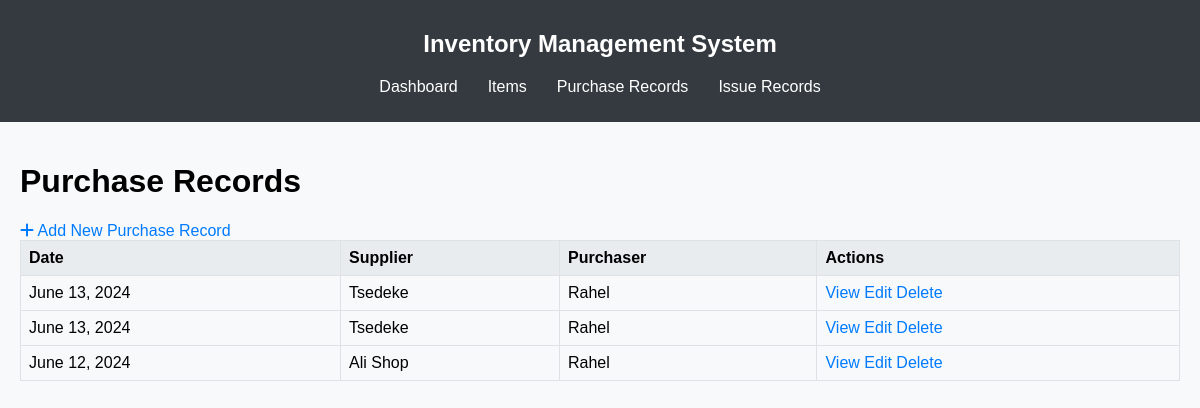
Page /purchase-records/ on the earlier database version.
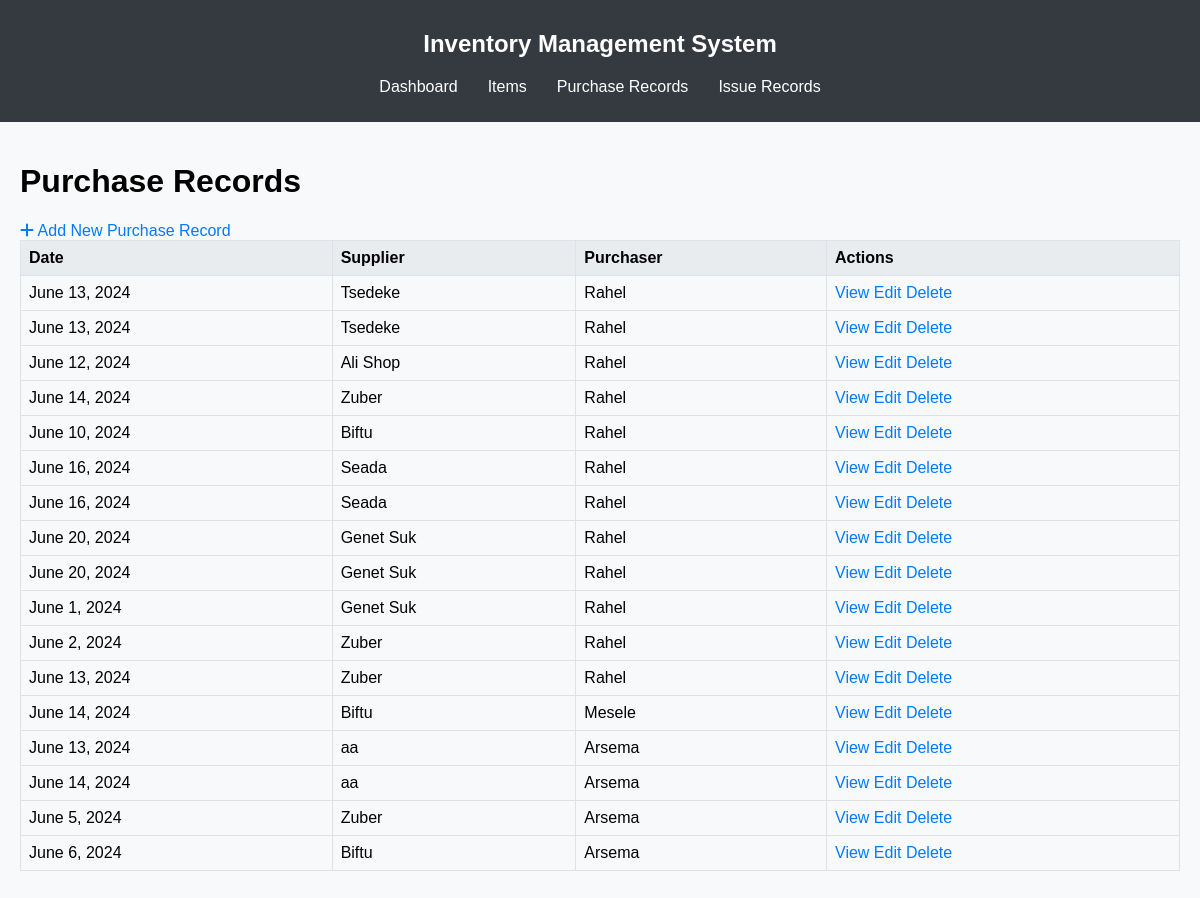
Same page on the later database version.
### store/models.py (models this page shows, shortened)
class PurchaseRecord(models.Model):
    date = models.DateField(default=timezone.now)
    supplier = models.CharField(max_length=255)
    purchaser = models.CharField(max_length=255)
    upload_receipt = models.FileField(upload_to='receipts/', blank=True, null=True)

### store/views.py (the view)
# urls.py: path('purchase-records/', views.purchase_record_list, name='purchase_record_list'),
def purchase_record_list(request):
    purchase_records = PurchaseRecord.objects.all()
    return render(request, 'store/purchase_record_list.html', {'purchase_records': purchase_records})

### store/templates/store/purchase_record_list.html (shortened to what this page needs)
{% extends 'base.html' %}
{% block content %}
<h1>Purchase Records</h1>
<a href="{% url 'purchase_record_create' %}" class="btn btn-primary"><i class="fas fa-plus"></i> Add New Purchase Record</a>
<table class="table mt-3">
    <thead>
        <tr>
            <th>Date</th>
            <th>Supplier</th>
            <th>Purchaser</th>
            <th>Actions</th>
        </tr>
    </thead>
    <tbody>
        {% for record in purchase_records %}
        <tr>
            <td>{{ record.date }}</td>
            <td>{{ record.supplier }}</td>
            <td>{{ record.purchaser }}</td>
            <td>
                <a href="{% url 'purchase_record_detail' record.pk %}" class="btn btn-info btn-sm mr-1">View</a>
                <a href="{% url 'purchase_record_edit' record.pk %}" class="btn btn-warning btn-sm mr-1">Edit</a>
                <a href="{% url 'purchase_record_delete' record.pk %}" class="btn btn-danger btn-sm">Delete</a>
            </td>
        </tr>
        {% endfor %}
    </tbody>
</table>
{% endblock %}

Differences in the rows shown:
added PurchaseRecord: date "June 14, 2024", supplier "Zuber", purchaser "Rahel"
added PurchaseRecord: date "June 10, 2024", supplier "Biftu", purchaser "Rahel"
added PurchaseRecord: date "June 16, 2024", supplier "Seada", purchaser "Rahel"
added PurchaseRecord: date "June 16, 2024", supplier "Seada", purchaser "Rahel"
added PurchaseRecord: date "June 20, 2024", supplier "Genet Suk", purchaser "Rahel"
added PurchaseRecord: date "June 20, 2024", supplier "Genet Suk", purchaser "Rahel"
added PurchaseRecord: date "June 1, 2024", supplier "Genet Suk", purchaser "Rahel"
added PurchaseRecord: date "June 2, 2024", supplier "Zuber", purchaser "Rahel"
added PurchaseRecord: date "June 13, 2024", supplier "Zuber", purchaser "Rahel"
added PurchaseRecord: date "June 14, 2024", supplier "Biftu", purchaser "Mesele"
added PurchaseRecord: date "June 13, 2024", supplier "aa", purchaser "Arsema"
added PurchaseRecord: date "June 14, 2024", supplier "aa", purchaser "Arsema"
added PurchaseRecord: date "June 5, 2024", supplier "Zuber", purchaser "Arsema"
added PurchaseRecord: date "June 6, 2024", supplier "Biftu", purchaser "Arsema"
